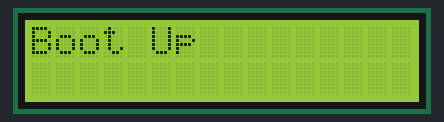
A sketch run on a simulated Arduino Uno, built with avr-gcc and run on an emulated ATmega328P. On the bench: 16×2 character LCD.

Above: at 0.1 s.
At 2.1 s:
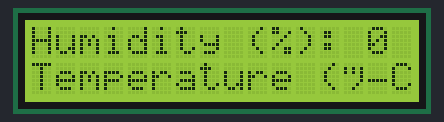

The sketch:

EyeOfTheForest.ino
```cpp
/*Eye Of The Forest : Forest Fire Monitoring System
 Monitoring forest fire and the possibility of forest fire
 using IOT system with GSM method and HTTP Protocol.
Consist : DHT11, UVTron, and GSM Sim900a
- Computer Enginnering
- Universitas Indonesia
Team :
 Yunus Maulana
 Aulya Khatulistivani
 Destian Sanyoto
PINS :
-LCD:
D4 : PIN 4
D5 : PIN 5
D6 : PIN 6
D7 : PIN 7
RS : PIN 8
EN : PIN 9
R/W : GND
-DHT11 :

*/

#include <LiquidCrystal.h>
#include <dht11.h>
#include <stdio.h>

#define DHT11PIN 2

LiquidCrystal lcd(8,9,4,5,6,7);

dht11 DHT11;
char lcdp[16];

void setup() {
  Serial.begin(9600);
  lcd.begin(16,2);
  lcd.print("Boot Up");
  delay(2000);
}

void loop() {
  lcd.clear();
  lcd.setCursor(0,0);
  lcd.print("Humidity (%): ");
  sprintf(lcdp,"%d",DHT11.humidity);
  lcd.print(lcdp);

  lcd.setCursor(0,1);
  lcd.print("Temperature (°C): ");
  sprintf(lcdp,"%d",DHT11.temperature);
  lcd.print(lcdp);

  delay(1000);
}
```
